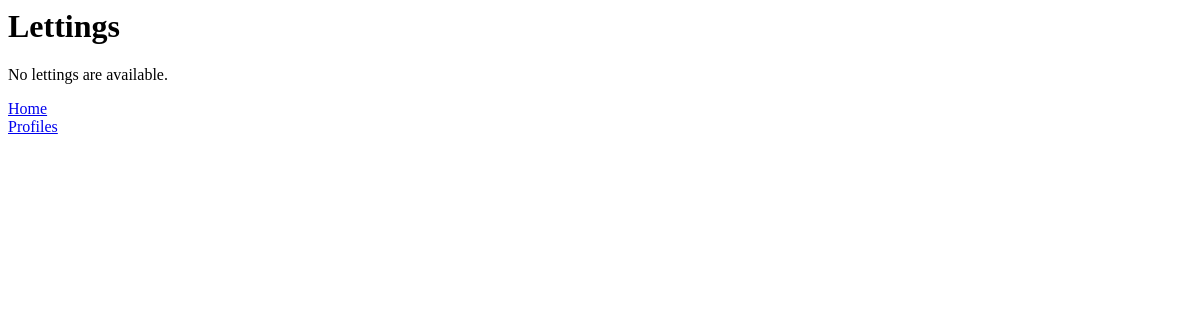
/lettings/, run on an earlier commit of the app's database.
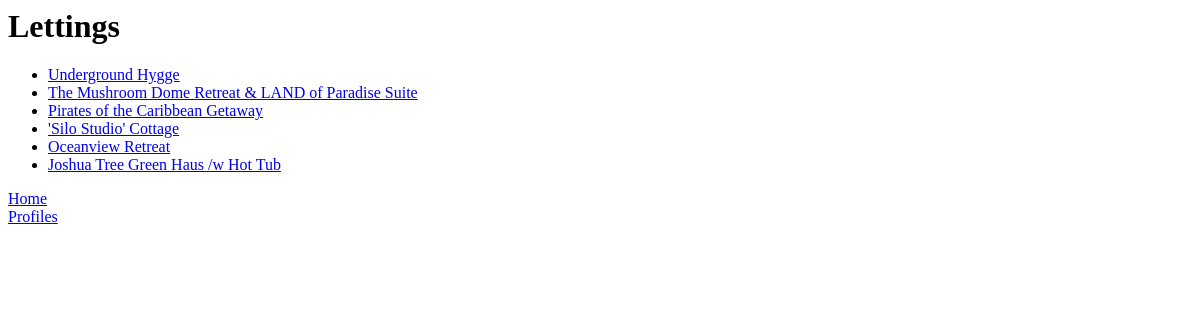
And on a later commit of the database.
### letting/models.py (models this page shows, shortened)
class Letting(models.Model):
    title = models.CharField(max_length=256)
    address = models.OneToOneField(Address, on_delete=models.CASCADE)

### letting/views.py (the view)
# urls.py: path('lettings/', views.lettings_index, name='lettings_index'),
def lettings_index(request):
    lettings_list = Letting.objects.all()
    context = {'lettings_list': lettings_list}
    return render(request, 'letting/lettings_index.html', context)

### templates/letting/lettings_index.html (shortened to what this page needs)
<h1>Lettings</h1>
{% if lettings_list %}
    <ul>
    {% for letting in lettings_list %}
        <li>
            <a href="{% url 'letting' letting_id=letting.id %}">
                {{ letting.title }}
            </a>
        </li>
    {% endfor %}
    </ul>
{% else %}
    <p>No lettings are available.</p>
{% endif %}
<div><a href="{% url 'index' %}">Home</a></div>
<div><a href="{% url 'profiles_index' %}">Profiles</a></div>

What changed in the data, as far as the page shows it:
added Letting: title "Underground Hygge"
added Letting: title "The Mushroom Dome Retreat & LAND of Paradise Suite"
added Letting: title "Pirates of the Caribbean Getaway"
added Letting: title "'Silo Studio' Cottage"
added Letting: title "Oceanview Retreat"
added Letting: title "Joshua Tree Green Haus /w Hot Tub"
Also different on the page:
text no longer shown: "No lettings are available."
